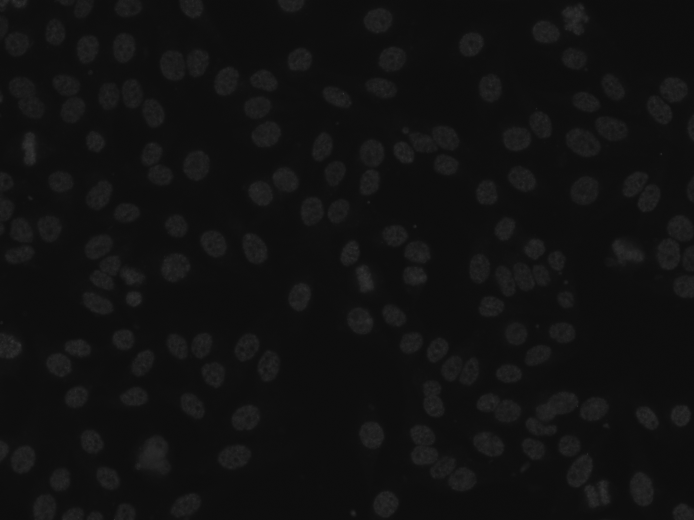
//> input picture segment/HEP-2 segmentation/1_fitc.tif, 1388 x 1040 px (shown at 1/2 size)
$ ./segmentv1   (built with g++ and OpenCV 4)
//> lines starting //> are read from the running program, lines starting //| are printed output that depends on the picture; after the words box and inside, x2 and y2 are one past the last pixel; in counts of white or black regions, pixels touching at a corner belong together
#include "opencv2/core/core.hpp"
#include "opencv2/highgui/highgui.hpp"
#include "opencv2/imgproc/imgproc.hpp"
#include "iostream"
#include <stdio.h>
#include <unistd.h>     // UNIX standard function definitions
#include <fcntl.h>      // File control definitions
#include <errno.h>      // Error number definitions
#include <termios.h>    // POSIX terminal control definitions

#define DEBUG 1

#define ELEMENT_TYPE 0
#define OPENING_SIZE 5
#define CLOSING_SIZE 3

//Used to access all of the images.
#define ONESCOLUMN 6
#define TENSCOLUMN 5
#define NUMIMAGES 16

//Colours used in image analysis.
#define WHITE 255
#define MANICOLOUR 127

//Size of the images when displayed.
#define WINDOWX 533
#define WINDOWY 400

using namespace cv;
using namespace std;

int eleType;
double diffCount, percentDiff;

Mat openElement, closeElement;
Scalar intenseAvg;

//Function Prototypes
void disImage(char* winName, Mat Image, int Position);

int main(int argc, char** argv) {

	for(int k = 1; k <= 6; k++) {

		string filename = "1_fitc.tif";
		string maskname = "1_mask.tif";
		stringstream convert;

		convert << k;
		filename.replace(0,1,convert.str());
		maskname.replace(0,1,convert.str());

		cout << filename << endl;

		Mat originalImage = imread(filename, 0);
//> originalImage is the input picture: 1040 rows x 1388 cols, CV_8UC1; min 11, max 75, mean 17.2
		if(originalImage.empty()) {
			//Checks that the file can be opened, if it can't, prings "can not open"
			//and end the program
			cout << "can not open " << filename << endl;
			return -1;
		}
		// if (DEBUG) {cout << "File Loaded\n\r";}

	  if( ELEMENT_TYPE == 0 ){ eleType = MORPH_RECT; }
	  else if( ELEMENT_TYPE == 1 ){ eleType = MORPH_CROSS; }
	  else if( ELEMENT_TYPE == 2) { eleType = MORPH_ELLIPSE; }

		openElement = getStructuringElement(eleType , Size( 2*OPENING_SIZE + 1, 2*OPENING_SIZE+1 ), Point(OPENING_SIZE, OPENING_SIZE));
		closeElement = getStructuringElement(eleType , Size( 2*CLOSING_SIZE + 1, 2*CLOSING_SIZE+1 ), Point(CLOSING_SIZE, CLOSING_SIZE));

		//Creates the image variables used for this project, one is used for each step
		//to facilitate debugging and understanding the code.
		Mat image = originalImage.clone(), threshImage, reducedImage, grayImage, erodedImage, edgeImage, contoursImage, blueImage, greenImage, redImage, resultImage, openImage, compareImage, goalImage;

		intenseAvg = mean(image);
//> intenseAvg = Scalar(17.21)

		// grayImage = imread(filename, 0);
		threshold(image, threshImage, intenseAvg[0]*1.2, 255, THRESH_BINARY);
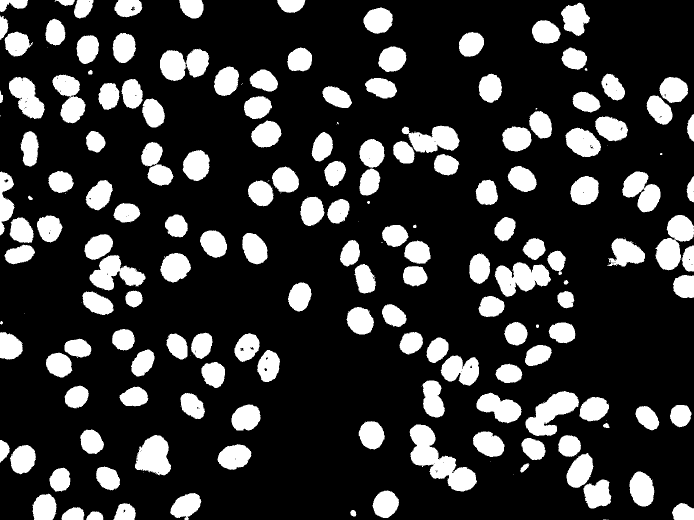
//> threshImage: 1040 rows x 1388 cols, CV_8UC1 (shown at 1/2 size); 20.1% white; 212 white regions (57 under 20 px), largest, box (x1, y1, x2, y2) and area: (819, 849, 954, 983) 7417, (1051, 782, 1158, 872) 4924, (989, 524, 1102, 594) 4809
		// threshold(image, threshImage, 0, 255, THRESH_BINARY | THRESH_OTSU);

		erode(threshImage, erodedImage, openElement);
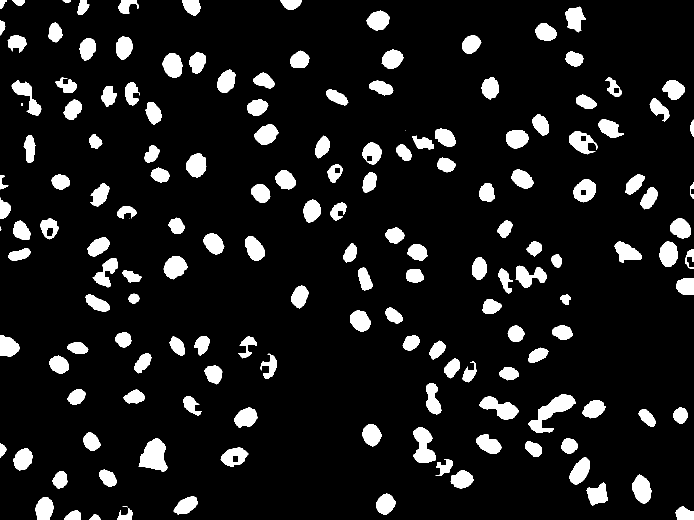
//> erodedImage: 1040 rows x 1388 cols, CV_8UC1 (shown at 1/2 size); 10.1% white; 162 white regions (6 under 20 px), largest, box (x1, y1, x2, y2) and area: (1057, 789, 1152, 865) 2694, (277, 876, 336, 943) 2519, (826, 855, 871, 926) 2063
		dilate(erodedImage, resultImage, openElement);
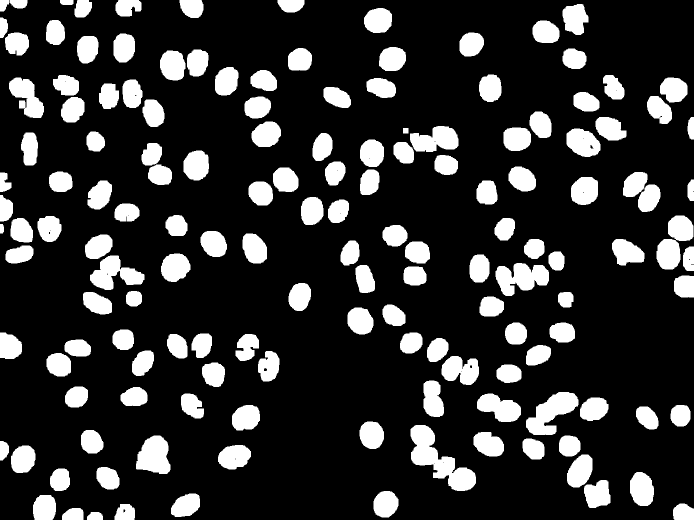
//> resultImage: 1040 rows x 1388 cols, CV_8UC1 (shown at 1/2 size); 19.4% white; 152 white regions, largest, box (x1, y1, x2, y2) and area: (821, 850, 952, 982) 7107, (1052, 784, 1157, 870) 4784, (991, 526, 1098, 592) 4596

		// dilate(openImage, erodedImage, closeElement);
		// erode(erodedImage, resultImage, closeElement);

		goalImage = imread(maskname, 0);
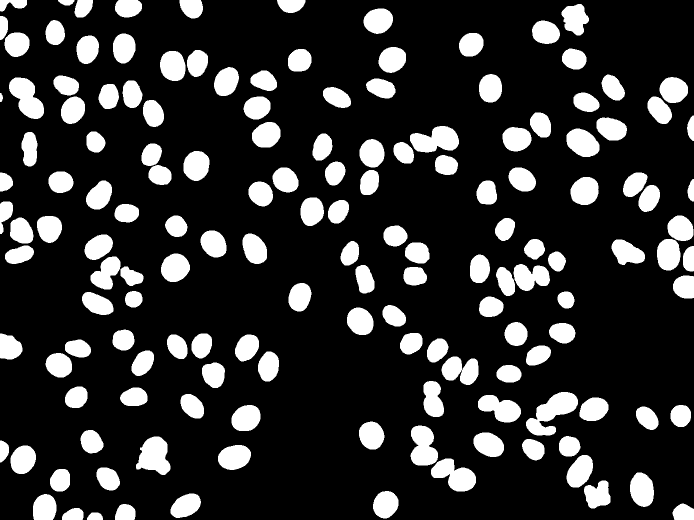
//> input picture segment/HEP-2 segmentation/1_mask.tif, 1388 x 1040 px (shown at 1/2 size)
//> goalImage: 1040 rows x 1388 cols, CV_8UC1; 19.2% white; 153 white regions, largest, box (x1, y1, x2, y2) and area: (1052, 784, 1156, 871) 4457, (272, 873, 341, 950) 3607, (820, 252, 918, 305) 3603

		bitwise_xor(resultImage, goalImage, compareImage);
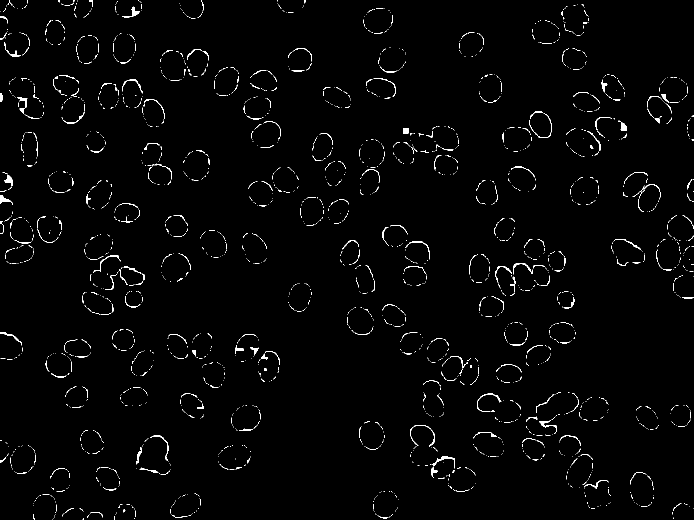
//> compareImage: 1040 rows x 1388 cols, CV_8UC1 (shown at 1/2 size); 1.5% white in thin lines or dots

		diffCount = countNonZero(compareImage);
//> diffCount = 21156
		percentDiff = diffCount/1443520;
//> percentDiff = 0.0147

		cout << percentDiff << endl;
//| 0.0146558

		disImage((char *)"Original Image", originalImage, 1);
		disImage((char *)"Result Image", resultImage, 2);
		disImage((char *)"Goal Image", goalImage, 3);
		disImage((char *)"Compare Image", compareImage, 4);

		waitKey(0);
	}
}

void disImage(char* winName, Mat Image, int Position) {
//> (the run ends here: the program exits with an error code, at `return -1;`)
